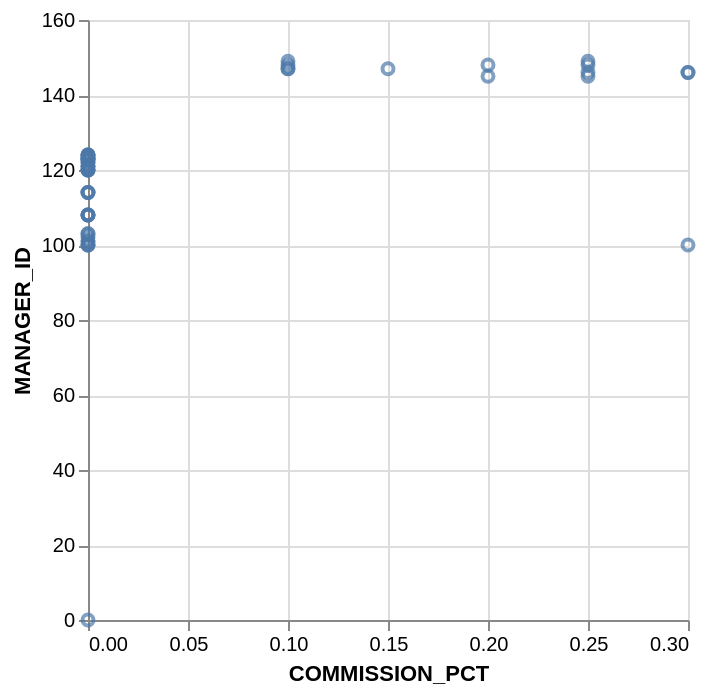

Vega-Lite specification for this chart:
### Vega-Lite specification from a JSON file in a GitHub repository (floating-point values rounded to 4 significant figures)
{"data": {"values": [{"x_data": 0, "y_data": 0}, {"x_data": 0, "y_data": 101}, {"x_data": 0.25, "y_data": 148}, {"x_data": 0, "y_data": 100}, {"x_data": 0.3, "y_data": 100}, {"x_data": 0.2, "y_data": 148}, {"x_data": 0.25, "y_data": 145}, {"x_data": 0.15, "y_data": 147}, {"x_data": 0, "y_data": 102}, {"x_data": 0, "y_data": 108}, {"x_data": 0.25, "y_data": 149}, {"x_data": 0, "y_data": 100}, {"x_data": 0.2, "y_data": 145}, {"x_data": 0.3, "y_data": 146}, {"x_data": 0, "y_data": 108}, {"x_data": 0, "y_data": 108}, {"x_data": 0.3, "y_data": 146}, {"x_data": 0.25, "y_data": 146}, {"x_data": 0, "y_data": 108}, {"x_data": 0.1, "y_data": 147}, {"x_data": 0, "y_data": 100}, {"x_data": 0, "y_data": 101}, {"x_data": 0.1, "y_data": 147}, {"x_data": 0.1, "y_data": 149}, {"x_data": 0.1, "y_data": 148}, {"x_data": 0, "y_data": 103}, {"x_data": 0, "y_data": 103}, {"x_data": 0, "y_data": 121}, {"x_data": 0, "y_data": 121}, {"x_data": 0, "y_data": 123}, {"x_data": 0, "y_data": 123}, {"x_data": 0, "y_data": 122}, {"x_data": 0, "y_data": 123}, {"x_data": 0, "y_data": 120}, {"x_data": 0, "y_data": 123}, {"x_data": 0, "y_data": 114}, {"x_data": 0, "y_data": 124}, {"x_data": 0, "y_data": 114}, {"x_data": 0, "y_data": 114}, {"x_data": 0, "y_data": 120}, {"x_data": 0, "y_data": 124}, {"x_data": 0, "y_data": 124}, {"x_data": 0, "y_data": 124}, {"x_data": 0, "y_data": 121}, {"x_data": 0, "y_data": 123}, {"x_data": 0, "y_data": 122}, {"x_data": 0, "y_data": 120}, {"x_data": 0, "y_data": 120}]}, "mark": "point", "encoding": {"x": {"field": "x_data", "type": "quantitative", "title": "COMMISSION_PCT"}, "y": {"field": "y_data", "type": "quantitative", "title": "MANAGER_ID"}}}
